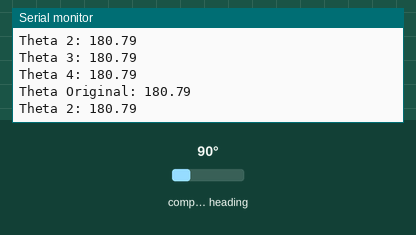
Bench run of a sketch on a simulated Arduino Mega 2560, built with avr-gcc and run on an emulated ATmega2560. Shown: the last lines printed to the serial monitor. Wiring (inferred from the names in the program): HMC5883L compass at I2C address 0x1E. The inputs (shaded band) are chosen by the test bench; at power-on: compass heading 90°. The modem accepts every AT command (registered, SIM ready, sends succeed) and sends nothing else.

Above: at 1.2 s.
1.3 s: compass heading set to 7°
At 1.8 s:
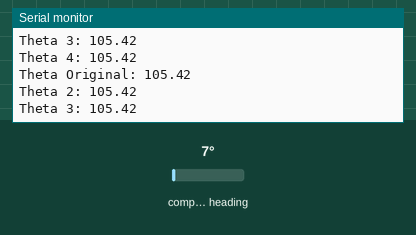
2.8 s: compass heading set to 90°
At 3.5 s:
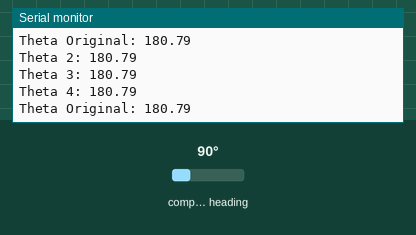
Timing chart, 0 to 5.8 s (numbered marks = the images above; inputs shaded):
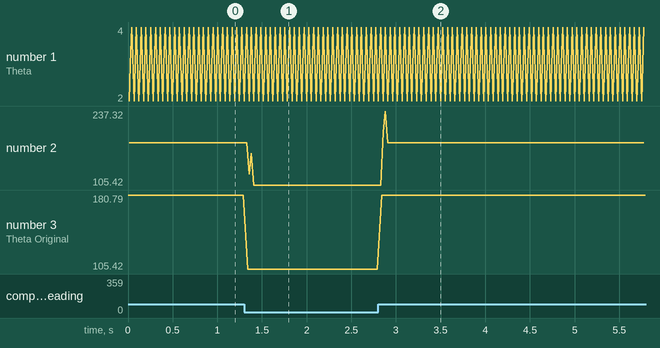

The sketch:

Transmitter.ino
```cpp
//XBEE 2.4GHZ Transmitter System For Delivering Location Relative Bearing
//in Degrees. For HMC compass system.
//Finalized by Jack Maydan based off Adam St. Amard's earlier versions.
//Edited by Robert Belter 10/30/2015
//Edited by Thomas Horning 02/07/2017
//
//This program works based on the Spark Fun Arduino FIO v3.3 with an XBEE transmitter hooked to an extended antennae.
//The board also is hooked to a 3 axis magnetometer.
//
//The entire module rotates, calculates the bearing based off magnetomer,
//and transmits it through the patch antennae.
//
//This code is open source and free to use, its derivatives should follow the same guidelines.

#include <XBee.h>
#include <Wire.h>
#include <HMC5883L.h>
#define address 0x1E

//--------------------CALIBRATION FOR MAGNETOMETER---------------------
//In order to ensure that your transmitter will read the correct heading,
//we have provided a calibration mode that will print the values over the
//Xbees. Make sure to use with XB_RX_Calibration

//Uncomment the below line to activate print out over serial for magnetometer x,y,z
//#define calibration_mode

//Uncomment the below line to activate output above ^ over XBee
//#define output_calibration

//Axis offsets for magnetometer
int xoff = -7;
int yoff = 54;
int zoff = 0;

//Axis scales for magnetometer
float xscale = 1.070;
float yscale = 1.117;
float zscale = 1;

#ifdef output_calibration
union{
  int i[3];
  uint8_t b[6];
}calibration_converter;
#endif

//Current readings from magnetometer axis
int xout, yout, zout;

//-----------------------END CALIBRATION FOR MAGNETOMETER------------------

XBee xbee = XBee();
int compassAddress = 0x42 >> 1;

uint8_t payload[12];
int payload_size = 4;


union{
  float f;
  uint8_t b[4];
}heading_converter;

union{
  float f;
  uint8_t b[4];
}heading2_converter;


union{
  float f;
  uint8_t b[4];
}heading3_converter;


union{
  float f;
  uint8_t b[4];
}heading4_converter;

float avg = 0;

void setup(){
  Wire.begin();
  Serial.begin(57600);
  Serial1.begin(57600);
  xbee.setSerial(Serial1);
  Wire.beginTransmission(address); //open communication with HMC5883
  Wire.write(0x02); //select mode register
  Wire.write(0x00); //continuous measurement mode
  Wire.endTransmission();
}

void loop(){
  getVectorHMC(avg);
  Serial.print("Theta Original: ");
  Serial.println(heading_converter.f, 2); // print the heading/bearing
  float pre_prev = heading_converter.f;
// ONE

  //Create payload
 memcpy(payload, heading_converter.b, 4);

  //Address of receiving device can be anything while in broadcasting mode

 Tx16Request tx = Tx16Request(0x5678, payload, payload_size);

  xbee.send(tx);

delay(10);

//TWO
  Serial.print("Theta 2: ");
  Serial.println(heading2_converter.f, 2); // print the heading/bearing

  //Create payload
  memcpy(payload, heading2_converter.b, 4);

  //Address of receiving device can be anything while in broadcasting mode

 Tx16Request tx1 = Tx16Request(0x5678, payload, payload_size);

  xbee.send(tx1);

  //Delay must be longer than the readPacket timeout on the receiving module
  delay(10);

//THREE
  Serial.print("Theta 3: ");
  Serial.println(heading3_converter.f, 2); // print the heading/bearing

 //Create payload
  memcpy(payload, heading3_converter.b, 4);

  //Address of receiving device can be anything while in broadcasting mode

 Tx16Request tx3 = Tx16Request(0x5678, payload, payload_size);

  xbee.send(tx3);

  //Delay must be longer than the readPacket timeout on the receiving module
  delay(10);
 // FOUR
  Serial.print("Theta 4: ");
  Serial.println(heading4_converter.f, 2); // print the heading/bearing

  //Create payload
  memcpy(payload, heading4_converter.b, 4);

  //Address of receiving device can be anything while in broadcasting mode

 Tx16Request tx4 = Tx16Request(0x5678, payload, payload_size);

  xbee.send(tx4);

  //Delay must be longer than the readPacket timeout on the receiving module
  delay(10);

  getVectorHMC(avg);
  float prev = heading_converter.f;
  avg = getAverage(prev, pre_prev);

}

float getAverage(float prev, float pre_prev){
  float avg;
  if(prev >= pre_prev){
    avg = (prev - pre_prev)/4;
    if(avg + prev >= 360){
      avg = 0;
    }
  }
  else{
    avg = (pre_prev - prev)/4;
  }

  return avg;
}

/*--------------------------------------------------------------
This the the fucntion which gathers the heading from the compass.
----------------------------------------------------------------*/
void getVectorHMC(float avg){
  float reading = -1;
  int x,y,z;

  // step 1: instruct sensor to read echoes
  Wire.beginTransmission(address);  // transmit to device
  // the address specified in the datasheet is 66 (0x42)
  // but i2c adressing uses the high 7 bits so it's 33
  Wire.write(0x03);          // command sensor to measure angle
  Wire.endTransmission();  // stop transmitting

  // step 3: request reading from sensor
  Wire.requestFrom(address, 6);

  // step 4: receive reading from sensor
  if(6 <= Wire.available())     // if two bytes were received
  {
    x = Wire.read()<<8; //X msb
    x |= Wire.read(); //X lsb
    z = Wire.read()<<8; //Z msb
    z |= Wire.read(); //Z lsb
    y = Wire.read()<<8; //Y msb/
    y |= Wire.read(); //Y lsb

  }
  //Adjust values by offsets
  x += xoff;
  y += yoff;
  z += zoff;
  //Scale axes
  x *= xscale;
  y *= yscale;
  z *= zscale;

#ifdef calibration_mode
  xout = x;
  yout = y;
  zout = z;
  char output[100];
  sprintf(output, "x: %d, y: %d, z: %d", xout, yout, zout);
  Serial.println(output);
#endif

  float heading = atan2(y,x);
  heading += PI/2;
  if(heading < 0)
    heading += 2*PI;
  if(heading > 2*PI)
    heading -= 2*PI;
  reading = heading * 180/PI;
  heading_converter.f = reading;

   float heading2 = atan2(y,x);
    heading2 += PI/2;
  if(heading2 < 0)
    heading2 += 2*PI;
  if(heading2 > 2*PI)
    heading2 -= 2*PI;
  reading = heading2 * 180/PI;
    heading2_converter.f = reading + avg;

     float heading3 = atan2(y,x);
      heading3 += PI/2;
  if(heading3 < 0)
    heading3 += 2*PI;
  if(heading3 > 2*PI)
    heading3 -= 2*PI;
  reading = heading3 * 180/PI;
  heading3_converter.f = reading + 2*avg;

     float heading4 = atan2(y,x);
      heading4 += PI/2;
  if(heading4 < 0)
    heading4 += 2*PI;
  if(heading4 > 2*PI)
    heading4 -= 2*PI;
  reading = heading4 * 180/PI;
  heading4_converter.f = reading + 3*avg;

  // return the heading or bearing
}
```

Measured:
- after the input at 1.3 s, the serial monitor: prints a new line at once (image 1)
- after the input at 2.8 s, the serial monitor: prints a new line after 0.06 s (image 2)
- plotted number 2: 180.79 → 105.42 after the input at 1.3 s
- plotted number 3: 180.79 → 105.42 after the input at 1.3 s, 105.42 → 180 after the input at 2.8 s
